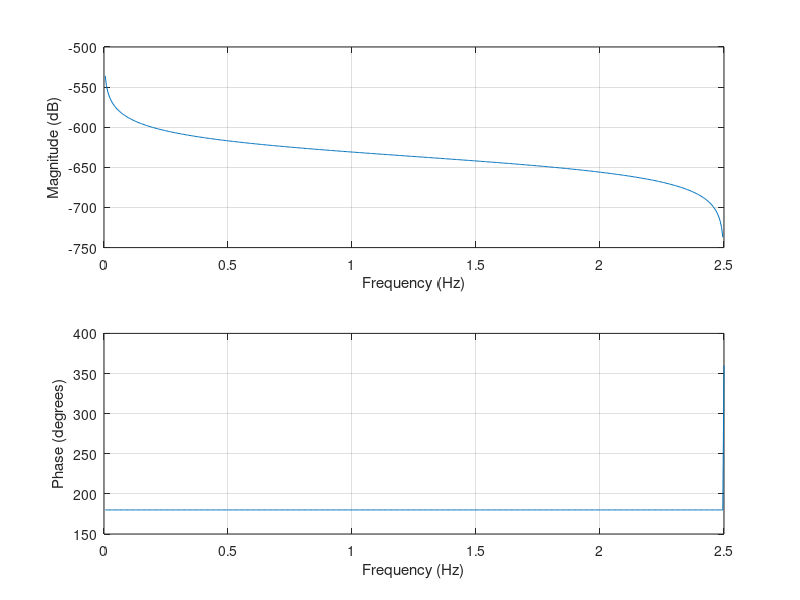

Reproduce this figure in MATLAB.
% IIR_LP.m
% LP-filter design using "manual" bilinear z-transform
% Example from N.Dahnoun to be used in module 12, slide 15

Fs = input('Sample Frequency / Hz: ');
Fc = input('Cutoff Frequency / Hz: ');
a   = tan(pi*Fc/Fs)
b   = (1 + 2^0.5*a + (a*a))
b00 = (a*a)/b
b01 = 2*b00
b02 = b00
a01 = 2*(a^2 -1)/b
a02 = (1 + a^2 - (2^0.5)*a)/b

bb  = [b00 b01 b02] * 32767;
aa  = [1 a01 a02] * 32767;

figure(1)
freqz(bb,aa,512,Fs)

fid = fopen('C:\TEMP\IIR_coef_Q15.h', 'wt');
    fprintf(fid,'b0=%5.0f,  b1=%5.0f,  b2=%5.0f\n',bb);
    fprintf(fid,'a0=%5.0f,  a1=%5.0f,  a2=%5.0f\n',aa);
fclose(fid);








